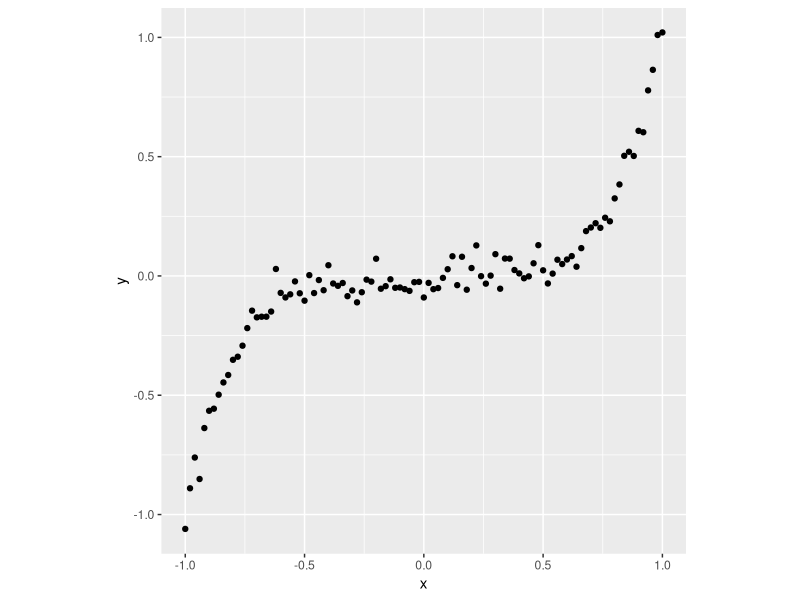

R code for this plot:
## ---- chunk 1
knitr::opts_chunk$set(echo = TRUE)
## ---- chunk 2
library(tidyverse)
## ---- chunk 3
quintic <- read_csv("data/quintic_data.csv")
## ---- chunk 4
ggplot(quintic) + geom_point(aes(x=x, y=y)) + coord_fixed()
## ---- chunk 5
cov(quintic$x, quintic$y)
## ---- chunk 6
cor(quintic$x, quintic$y)
## ---- chunk 7
cor(quintic$x, quintic$y, method="spearman")
## ---- chunk 8
cov(quintic)
## ---- chunk 9
cor(quintic)
